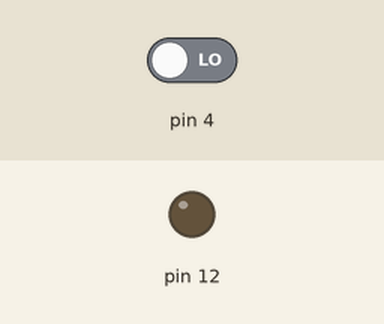
Bench run of a sketch on a simulated Arduino Uno, built with avr-gcc and run on an emulated ATmega328P. Parts: output pins drawn as LEDs (lit = HIGH). The inputs (shaded band) are chosen by the test bench; at power-on: pin 4 LOW. What the sketch prints to the serial monitor is not drawn.

Above: at 1.8 s.
1.9 s: pin 4 driven HIGH
At 4.8 s:
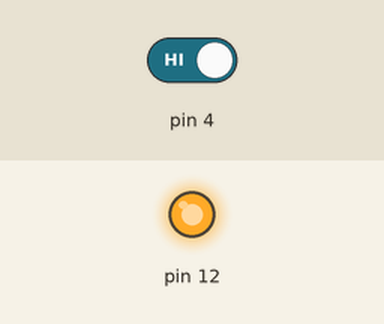
4.9 s: pin 4 driven LOW
At 5.7 s:
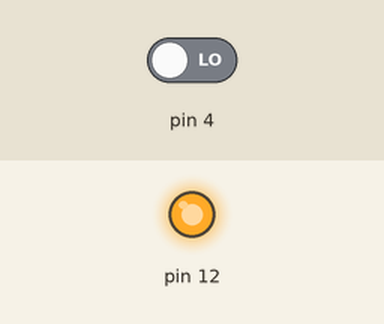
Timing chart, 0 to 7.9 s (numbered marks = the images above; inputs shaded):
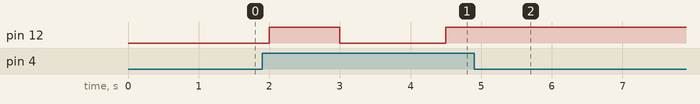

The sketch:

none-delay_millis__user-guide.ino
```cpp
/*
none-Delay (millis)
when pb is being press the led blink and when pb isn't being press the led stay to its last state either on or off
*/
//defining varaibles
int ledState = LOW;
unsigned long preMillis = 0;
int pb;
void setup() {
//defining pin & communication
pinMode(12,OUTPUT);
pinMode(4,INPUT);
Serial.begin(9600);
}

void loop() {

pb = digitalRead(4);            //pb read pin 4
if(pb == 1){                    //when pb is equal to 1 it makes the led blink

  unsigned long ms = millis();
if((ms-preMillis)>=1000){
  preMillis = ms;

  if(ledState == LOW){
    ledState = HIGH;
    }
  else{
    ledState = LOW;
    }
  digitalWrite(12,ledState);    //led state stays the same until pb is press once again
  }

}
Serial.print(pb);               //print pb value on serial monitor
delay(500);
}
```

Measured:
- after the input at 1.9 s, pin 12: LOW → HIGH after 0.10 s, → LOW 1.0 s later, → HIGH 1.5 s later
- after the input at 4.9 s, pin 12: stops changing and stays HIGH
